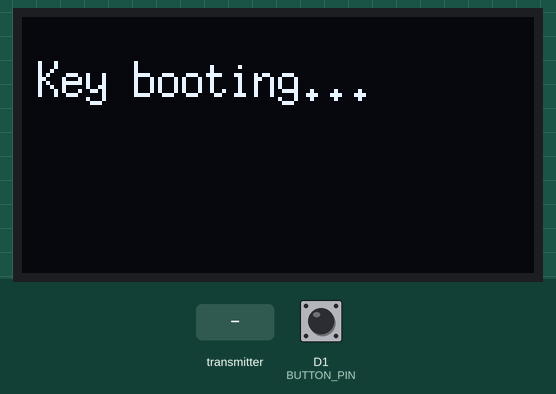
Recording of a sketch running on a simulated ESP8266 (NodeMCU). On the bench: 128×64 one-colour display. The test bench sets the inputs (shaded band); at power-on: D1 (BUTTON_PIN) HIGH.

Above: at 0.06 s.
1.3 s: the transmitter starts sending state = 0
At 2.4 s:
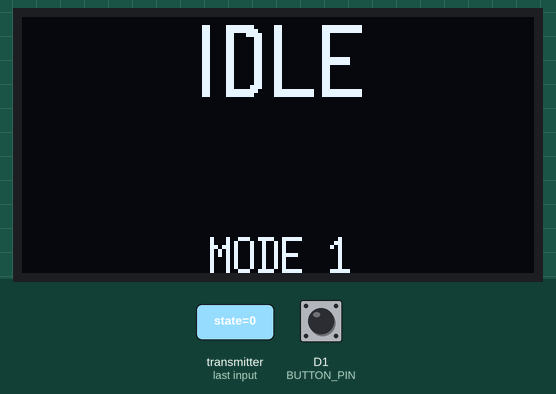
2.9 s: the transmitter starts sending state = 1
At 3.6 s:
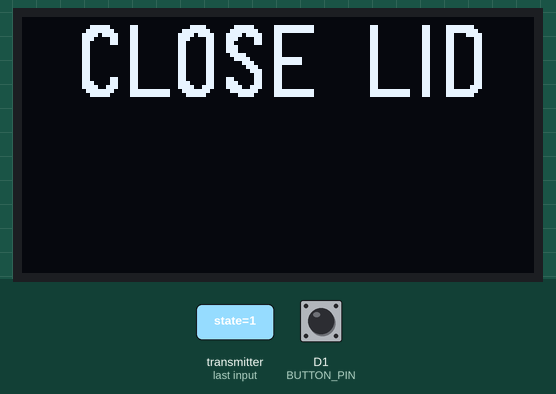
4.5 s: the transmitter starts sending remainingMs = 256
At 5.8 s:
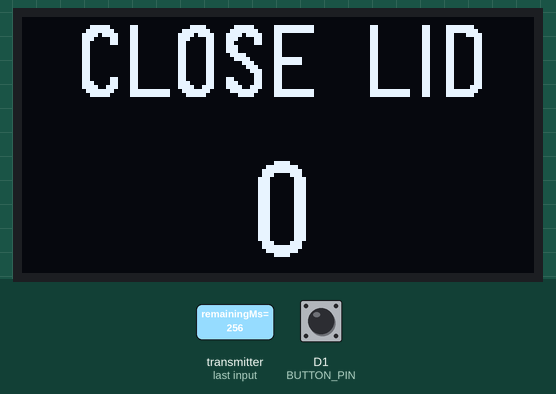
6.1 s: the transmitter starts sending remainingMs = 1023
At 7.3 s:
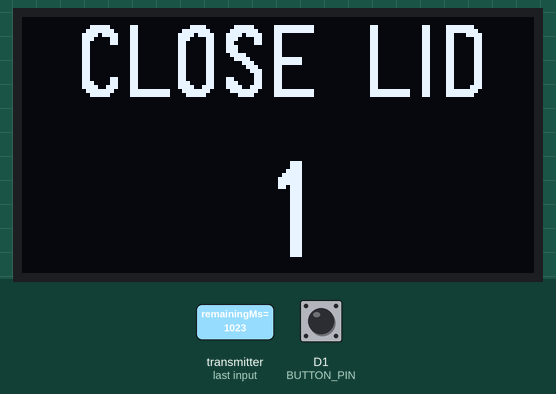
Timing chart, 0 to 8.7 s (numbered marks = the images above; inputs shaded):
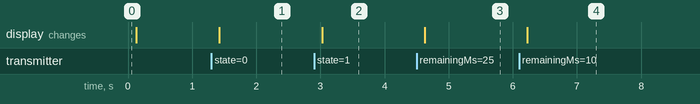

The sketch:

Keydevice_final_code_group2_14.ino
```cpp
#include <ESP8266WiFi.h>
extern "C" {
  #include <espnow.h>
}
#include <U8g2lib.h>
#include <Wire.h>


// CONFIG
uint8_t BOX_MAC[] = { 0x48, 0xE7, 0x29, 0x72, 0x80, 0xF9 };

const unsigned long HEARTBEAT_INTERVAL_MS = 500;
const unsigned long STATUS_TIMEOUT_MS = 3000;
const unsigned long DISPLAY_INTERVAL_MS = 100;
const unsigned long BUTTON_SCAN_MS = 10;
#define OLED_SCL D5
#define OLED_SDA D6
#define BUTTON_PIN D1
#define BUTTON_DEBOUNCE_MS 250

U8G2_SH1106_128X64_NONAME_F_SW_I2C u8g2(
  U8G2_R0, OLED_SCL, OLED_SDA, U8X8_PIN_NONE
);


//  PROTOCOL
enum LockState : uint8_t {
  STATE_IDLE = 0,
  STATE_CONFIRMING,
  STATE_LOCKING,
  STATE_LOCKED_FIRST,
  STATE_UNLOCKING_GRACE,
  STATE_GRACE_WAIT,
  STATE_GRACE_ALARM,
  STATE_LOCKING_SECOND,
  STATE_LOCKED_SECOND,
  STATE_UNLOCKING_FINAL,
  STATE_COMPLETE
};

enum KeyMsgType : uint8_t {
  KEY_HEARTBEAT = 1,
  KEY_SET_PRESET = 2
};

struct KeyPacket {
  uint8_t type;
  uint8_t preset;  // 1..3 for KEY_SET_PRESET
};

struct LockboxStatusPacket {
  uint8_t state;
  uint8_t phoneDetected;
  uint8_t keyConnected;
  uint8_t sessionPart;
  uint32_t remainingMs;
  uint8_t activePreset;  // 1..3
};


// STATE
LockboxStatusPacket lastStatus;
bool hasStatus = false;
unsigned long lastStatusTimeMs = 0;
unsigned long lastHeartbeatMs = 0;
unsigned long lastDisplayMs = 0;
unsigned long lastButtonScanMs = 0;
bool lastButtonState = HIGH;
unsigned long lastButtonPressMs = 0;
uint8_t localPreset = 1;


// ESP-NOW
void onDataRecv(uint8_t *mac, uint8_t *data, uint8_t len) {
  (void)mac;
  if (len == sizeof(LockboxStatusPacket)) {
    memcpy(&lastStatus, data, sizeof(LockboxStatusPacket));
    hasStatus = true;


    lastStatusTimeMs = millis();
    if (lastStatus.activePreset >= 1 && lastStatus.activePreset <= 3) {
      localPreset = lastStatus.activePreset;
    }
  }
}

void onDataSent(uint8_t *mac, uint8_t status) {
  (void)mac;
  (void)status;
}

void setupEspNow() {
  WiFi.mode(WIFI_STA);
  WiFi.disconnect();


  if (esp_now_init() != 0) {
    Serial.println("ESP-NOW init failed!");
    return;
  }


  esp_now_set_self_role(ESP_NOW_ROLE_COMBO);
  esp_now_register_recv_cb(onDataRecv);
  esp_now_register_send_cb(onDataSent);
  esp_now_add_peer(BOX_MAC, ESP_NOW_ROLE_COMBO, 1, nullptr, 0);
}

void sendHeartbeatIfDue(){

  unsigned long now = millis();
  if (now - lastHeartbeatMs < HEARTBEAT_INTERVAL_MS) return;
  lastHeartbeatMs = now;

  KeyPacket pkt;
  pkt.type = KEY_HEARTBEAT;
  pkt.preset = 0;
  esp_now_send(BOX_MAC, (uint8_t*)&pkt, sizeof(pkt));
}


//  BUTTON
void checkButtonIfDue() {

  unsigned long now = millis();
  if (now - lastButtonScanMs < BUTTON_SCAN_MS) return;
  lastButtonScanMs = now;

  // Only allow preset changes when lockbox is idle
  if (!hasStatus){
    return;
  }
  if (now - lastStatusTimeMs > STATUS_TIMEOUT_MS){
    return;
  }
  if (lastStatus.state != STATE_IDLE){
    return;
  }

  bool btn = digitalRead(BUTTON_PIN);
  if (lastButtonState == HIGH && btn == LOW && now - lastButtonPressMs > BUTTON_DEBOUNCE_MS) {
    lastButtonPressMs = now;
    uint8_t nextPreset = (localPreset % 3) + 1;


    KeyPacket pkt;
    pkt.type = KEY_SET_PRESET;
    pkt.preset = nextPreset;
    esp_now_send(BOX_MAC, (uint8_t*)&pkt, sizeof(pkt));

    Serial.print("Requested preset ");
    Serial.println(nextPreset);
  }

  lastButtonState = btn;
}


//  DISPLAY
const char* stateToText(uint8_t s) {
  switch (s) {
    case STATE_IDLE: return "IDLE";
    case STATE_CONFIRMING: return "CLOSE LID";
    case STATE_LOCKING: return "LOCKING";
    case STATE_LOCKED_FIRST: return "SESSION 1/2";
    case STATE_UNLOCKING_GRACE: return "UNLOCKING";
    case STATE_GRACE_WAIT: return "BREAK TIME";
    case STATE_GRACE_ALARM: return "PUT IT BACK!";
    case STATE_LOCKING_SECOND: return "LOCKING";
    case STATE_LOCKED_SECOND: return "SESSION 2/2";
    case STATE_UNLOCKING_FINAL: return "UNLOCKING";
    case STATE_COMPLETE: return "COMPLETE!";
    default: return "UNKNOWN";
  }
}


void drawNoSignalScreen() {
  u8g2.clearBuffer();
  u8g2.setFont(u8g2_font_logisoso20_tr);
  u8g2.drawStr(10, 30, "NO SIGNAL");
  u8g2.setFont(u8g2_font_6x13_tf);
  u8g2.drawStr(10, 50, "Waiting for lockbox...");
  u8g2.sendBuffer();
}

void drawStatusScreen() {
  u8g2.clearBuffer();

  const char* stateTxt = stateToText(lastStatus.state);
  if (strlen(stateTxt) > 11){
     u8g2.setFont(u8g2_font_logisoso16_tr);
  }

  else{
    u8g2.setFont(u8g2_font_logisoso18_tr);
  }


  int16_t x_state = 64 - (u8g2.getStrWidth(stateTxt) / 2);
  u8g2.drawStr(x_state, 20, stateTxt);

  if (lastStatus.remainingMs > 0) {
    unsigned long totalSeconds = lastStatus.remainingMs / 1000;
    unsigned long minutes = totalSeconds / 60;
    unsigned long seconds = totalSeconds % 60;

    u8g2.setFont(u8g2_font_logisoso24_tn);
    char timeBuf[12];
    if (minutes > 0){
      snprintf(timeBuf, sizeof(timeBuf), "%lu:%02lu", minutes, seconds);
    }
    else{
      snprintf(timeBuf, sizeof(timeBuf), "%lu", seconds);
    }

    int16_t x_time = 64 - (u8g2.getStrWidth(timeBuf) / 2);
    u8g2.drawStr(x_time, 60, timeBuf);

  }

  if (lastStatus.state == STATE_IDLE){

    u8g2.setFont(u8g2_font_6x13_tf);
    char buf[12];
    snprintf(buf, sizeof(buf), "MODE %d", localPreset);

    int16_t x = 64 - (u8g2.getStrWidth(buf) / 2);
    u8g2.drawStr(x, 64, buf);
  }

  u8g2.sendBuffer();
}

void updateDisplayIfDue() {
  unsigned long now = millis();
  if (now - lastDisplayMs < DISPLAY_INTERVAL_MS){
    return;
  }
  lastDisplayMs = now;

  if (!hasStatus || (now - lastStatusTimeMs > STATUS_TIMEOUT_MS)) {
    drawNoSignalScreen();
  } else {
    drawStatusScreen();
  }
}

// SETUP / LOOP
void setup() {
  Serial.begin(115200);
  pinMode(BUTTON_PIN, INPUT_PULLUP);

  u8g2.begin();
  u8g2.clearBuffer();
  u8g2.setFont(u8g2_font_6x13_tf);
  u8g2.drawStr(4, 20, "Key booting...");
  u8g2.sendBuffer();

  setupEspNow();
}

void loop() {
  sendHeartbeatIfDue();
  checkButtonIfDue();
  updateDisplayIfDue();
  yield();
}
```

Measured:
- after the input at 1.3 s, the display: changes after 0.13 s (image 1)
- after the input at 2.9 s, the display: changes after 0.13 s (image 2)
- after the input at 4.5 s, the display: changes after 0.13 s (image 3)
- after the input at 6.1 s, the display: changes after 0.13 s (image 4)
